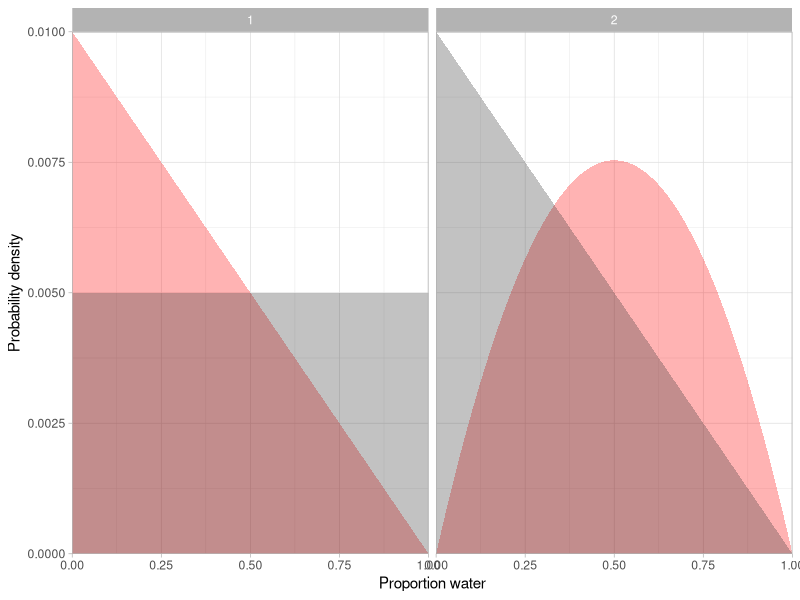
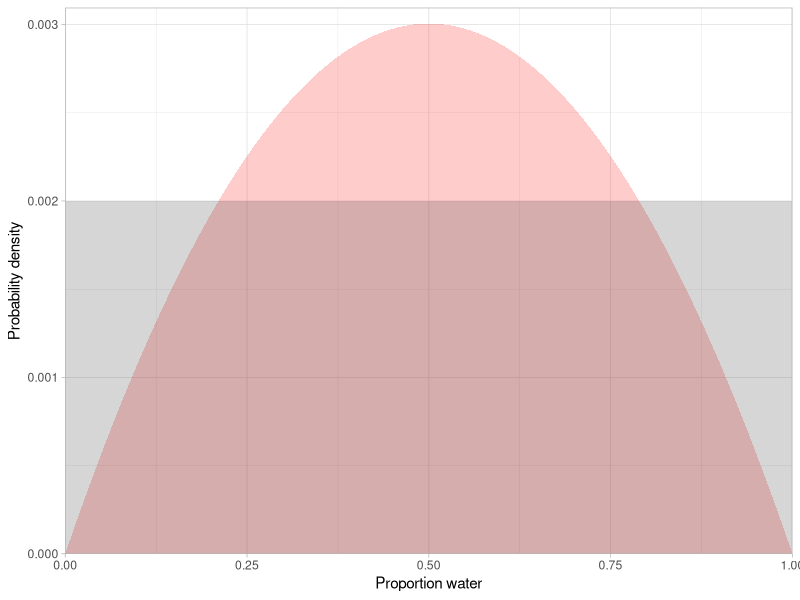
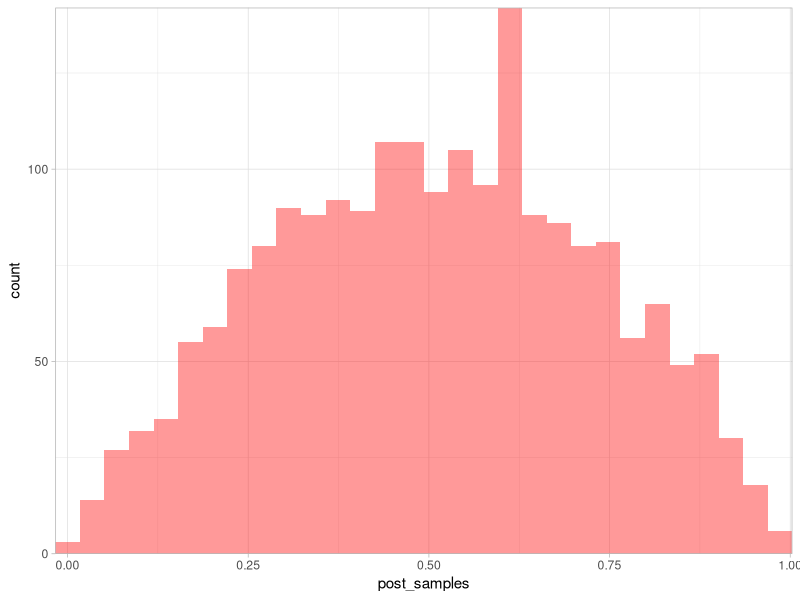
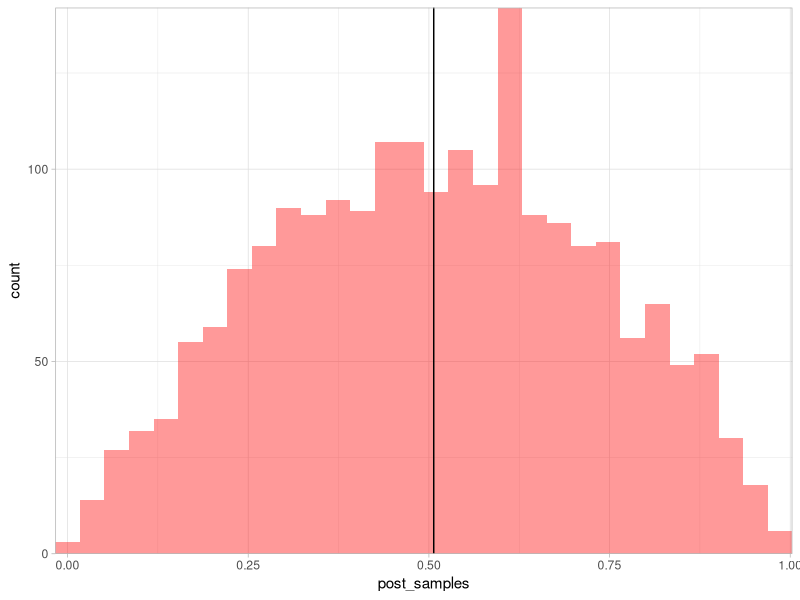
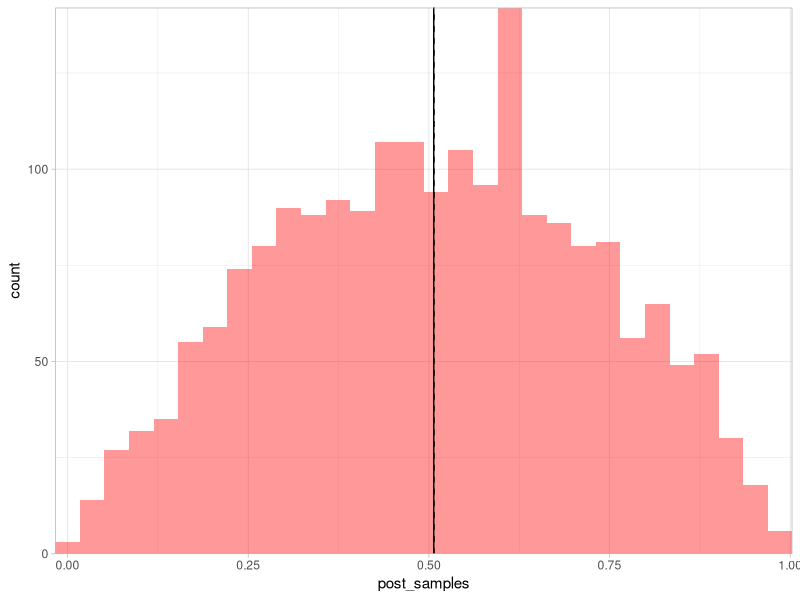
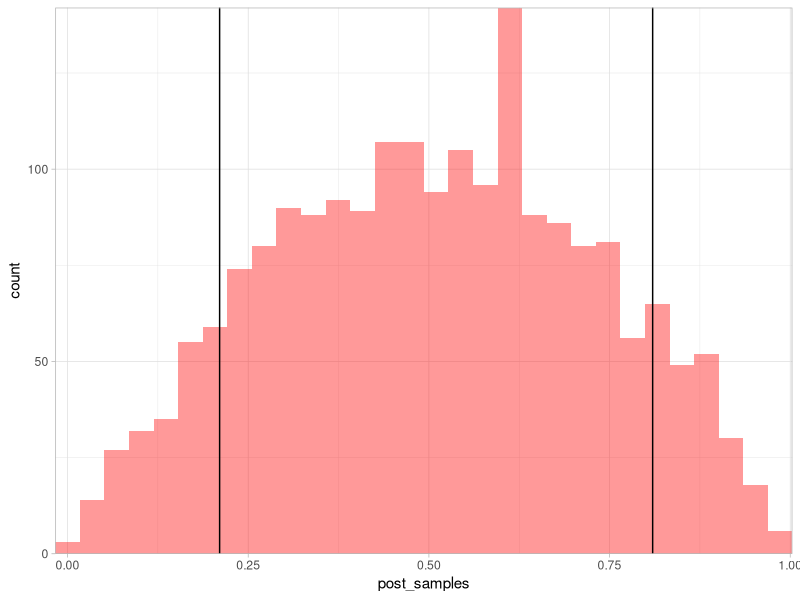
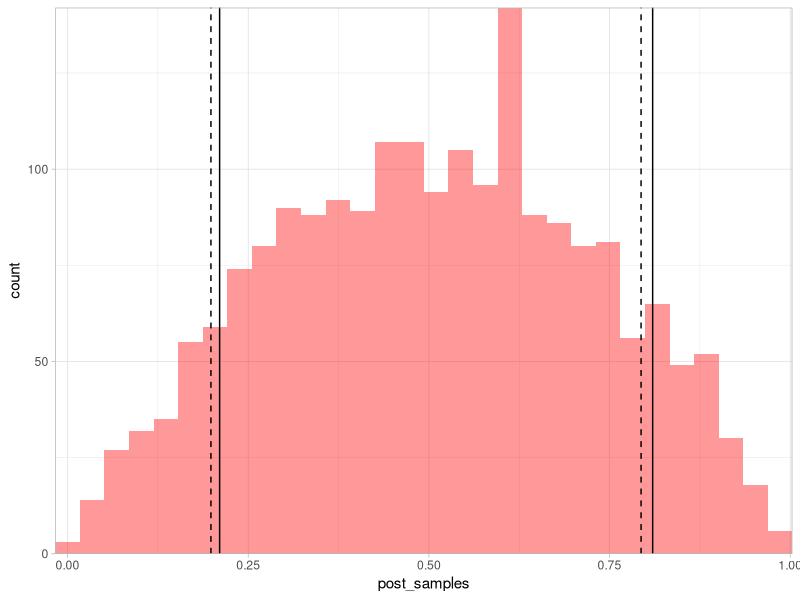
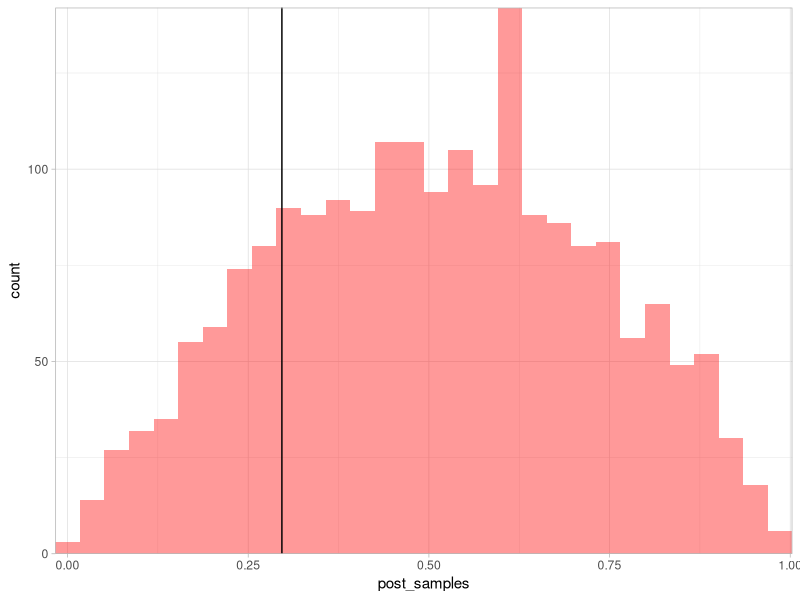

Recreate these plots in R, in order.
## ---- chunk 1
knitr::opts_chunk$set(
  collapse = TRUE,
  comment = "#>",
  fig.width = 6,
  fig.asp = 0.618,
  fig.align = "center"
)
## ---- chunk 2
library(ggplot2)
library(dplyr)
theme_set(theme_light())
## ---- chunk 3
dat <- c("L", "W")
length(dat)
dat <- ifelse(dat == "W", 1, 0)

N <- 200
p <- seq(0, 1, length.out = N)

# --------------------
# try different priors:
prior <- dunif(p, 0, 1)
# prior <- dbinom(2, size = 3, prob = p)
# prior <- dbinom(7, size = 10, prob = p)
# prior <- dbinom(71, size = 100, prob = p)
# prior <- dbinom(5, size = 10, prob = p)
# prior <- dnorm(p, mean = 0.5, sd = 0.3)
# prior <- dbeta(p, shape1 = 3, shape2 = 2)
# prior <- dnorm(p, mean = 0.5, sd = 0.25);prior[1:100] <- 0
# --------------------

prior <- prior / sum(prior) # make sure it sums to 1

out <- list()
for (i in seq_along(dat)) {
  likelihood <- dbinom(sum(dat[i]), size = 1, prob = p) # data likelihood
  posterior <- likelihood * prior # Bayes rule numerator
  posterior <- posterior / sum(posterior) # make sure it sums to 1
  out[[i]] <- data.frame(p, prior, posterior, toss = i) # save it
  prior <- posterior # for next time
}
out <- bind_rows(out)

ggplot(out, aes(x = p, ymax = posterior, ymin = 0, group = toss)) +
  geom_ribbon(alpha = 0.3, fill = "red") +
  geom_ribbon(aes(x = p, ymax = prior, ymin = 0), alpha = 0.3) +
  coord_cartesian(expand = FALSE) +
  xlab("Proportion water") +
  ylab("Probability density")  +
  facet_wrap(~toss)
## ---- chunk 4
N <- 500 # bigger for smoother histograms below
p <- seq(0, 1, length.out = N)

prior <- dunif(p, 0, 1) / length(p)
# prior <- dbinom(2, size = 3, prob = p)
# prior <- dnorm(p, mean = 0.5, sd = 0.25)
# prior <- dbeta(p, shape1 = 3, shape2 = 2)
# prior <- dnorm(p, mean = 0.5, sd = 0.25);prior[1:100] <- 0
# prior <- c(1:250, 250:1)
prior <- prior / sum(prior)

likelihood <- dbinom(sum(dat), size = length(dat), prob = p)
posterior <- likelihood * prior
posterior <- posterior / sum(posterior)

ggplot(tibble(posterior, prior), 
  aes(x = p, ymax = posterior, ymin = 0)) +
  geom_ribbon(alpha = 0.2, fill = "red") +
  geom_ribbon(aes(x = p, ymax = prior, ymin = 0), alpha = 0.2) +
  coord_cartesian(expand = FALSE, ylim = c(0, 1.03 * max(c(posterior, prior)))) +
  xlab("Proportion water") +
  ylab("Probability density")
## ---- chunk 5
post_samples <- sample(p, prob = posterior, size = 2000, replace = TRUE)
## ---- chunk 6
g <- ggplot(tibble(post_samples), aes(post_samples)) + 
  geom_histogram(bins = 30, alpha = 0.4, fill = "red") +
  coord_cartesian(expand = FALSE)
g
## ---- chunk 7
q <- mean(post_samples)
g + geom_vline(xintercept = q)

q_median <- median(post_samples)
g + geom_vline(xintercept = q) + geom_vline(xintercept = q_median, lty = 2)
## ---- chunk 8
q <- quantile(post_samples, probs = c(0.1, 0.9))
g + geom_vline(xintercept = q)
## ---- chunk 9
q_hpd <- coda::HPDinterval(coda::as.mcmc(post_samples), prob = 0.8)
q_hpd <- as.numeric(q_hpd)
q_hpd
g + geom_vline(xintercept = q) + geom_vline(xintercept = q_hpd, lty = 2)
## ---- chunk 10
q <- sort(post_samples)[round(0.2 * length(post_samples))]
q
g + geom_vline(xintercept = q)
## ---- chunk 11
sum(post_samples > 0.5) / length(post_samples)
mean(post_samples > 0.5)
g + geom_vline(xintercept = 0.5)
## ---- chunk 12
mean(post_samples > 0.6 & post_samples < 0.8)
g + geom_vline(xintercept = c(0.6, 0.8))
